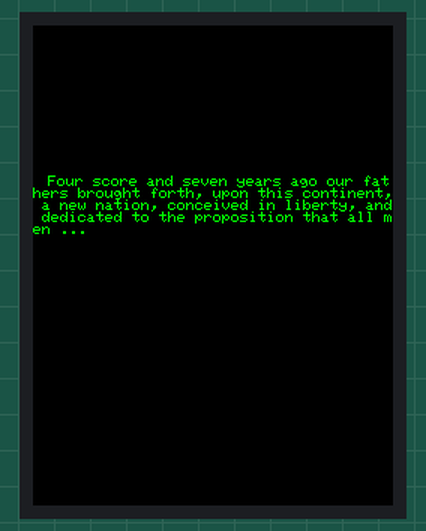
A program run on a simulated ESP32. On the bench: 240×320 colour display. Storage starts empty.

Above: at 0.4 s.

The program:

main.cpp
```cpp
#include <Arduino.h> // file necessary for all Arduino framework code in platformio
// This program was copied from the examples folder of the TFT_eSPI library
// under the sub-folder for 320 x 240 display screen code,

// this project copied from "Keypad_240x320"
// to make ESP32_Graphic_Testbed 10/5/21 Mongo
// #define TFT_CS   5 // instead of 15 in User_Setup.h to avoid conflict
// with using pin 15 to connect to ESP-Prog Board for JTAG hardware debugging
// in the LibrePager Touchscreen Testbed (TS_Testbed) 9-25-21

// this is a marker in branch "start_clean"


// The SPIFFS (FLASH filing system) is used to hold touch screen
// calibration data

#include "FS.h"

#include <SPI.h>
#include <TFT_eSPI.h>      // Hardware-specific library

TFT_eSPI tft = TFT_eSPI(); // Invoke custom library


// This is the file name used to store the calibration data
// You can change this to create new calibration files.
// The SPIFFS file name must start with "/".
#define CALIBRATION_FILE "/TouchCalData2"

// Set REPEAT_CAL to true instead of false to run calibration
#define REPEAT_CAL false

// the following lines were added by Mongo
// they are prototype of functions
void touch_calibrate();

//------------------------------------------------------------------------------------------

void setup() {
  // Use serial port
  Serial.begin(9600);

  // Initialise the TFT screen
  tft.init();

  // Set the rotation before we calibrate
  tft.setRotation(0);

  // Calibrate the touch screen and retrieve the scaling factors
  touch_calibrate();

  // Clear the screen
tft.fillScreen(TFT_BLACK);

//tft.drawPixel(100, 100, TFT_RED);

//tft.drawLine(130,100,70,200,TFT_YELLOW);

//tft.drawFastVLine(150,175,150,TFT_GREEN);

//tft.drawRect(10,10,100,100,TFT_GREENYELLOW);
//tft.fillRect(20,20,50,70,TFT_GOLD);
// tft.drawChar(200,300,'K',TFT_NAVY,6,3); // 5th parameter?? the prototype says "uint16_t bg". 0,1,6 all do same .


//*****************************************************************************
tft.setCursor(10,100);
tft.setTextColor(TFT_GREEN);
tft.setTextSize(1);
tft.setTextWrap(true);
tft.print("Four score and seven years ago our fathers brought forth, upon this continent, a new na");
tft.println( "tion, conceived in liberty, and dedicated to the proposition that all men ...");
/*
delay(10000);

 tft.fillScreen(TFT_BLACK);
tft.setCursor(10,10);
 tft.println("Four score and seven years ago, our fathers came to this land...");

 tft.setCursor(10,50);

 tft.setFreeFont(&FreeSans9pt7b); //tft.setFreeFont(&FreeSansBold12pt7b);

tft.print("Four score and seven years ago our fathers brought forth, upon this continent, a new na");
tft.println( "tion, conceived in liberty, and dedicated to the proposition that all men ...");

//*****************************************************************************
*/
}

//------------------------------------------------------------------------------------------

void loop(void) {

}


void touch_calibrate()
{
  uint16_t calData[5];
  uint8_t calDataOK = 0;

  // check file system exists
  if (!SPIFFS.begin()) {
    Serial.println("Formating file system");
    SPIFFS.format();
    SPIFFS.begin();
  }

  // check if calibration file exists and size is correct
  if (SPIFFS.exists(CALIBRATION_FILE)) {
    if (REPEAT_CAL)
    {
      // Delete if we want to re-calibrate
      SPIFFS.remove(CALIBRATION_FILE);
    }
    else
    {
      File f = SPIFFS.open(CALIBRATION_FILE, "r");
      if (f) {
        if (f.readBytes((char *)calData, 14) == 14)
          calDataOK = 1;
        f.close();
      }
    }
  }

  if (calDataOK && !REPEAT_CAL) {
    // calibration data valid
    tft.setTouch(calData);
  } else {
    // data not valid so recalibrate
    tft.fillScreen(TFT_BLACK);
    tft.setCursor(20, 0);
    tft.setTextFont(2);
    tft.setTextSize(1);
    tft.setTextColor(TFT_WHITE, TFT_BLACK);

    tft.println("Touch corners as indicated");

    tft.setTextFont(1);
    tft.println();

    if (REPEAT_CAL) {
      tft.setTextColor(TFT_RED, TFT_BLACK);
      tft.println("Set REPEAT_CAL to false to stop this running again!");
    }

    tft.calibrateTouch(calData, TFT_MAGENTA, TFT_BLACK, 15);

    tft.setTextColor(TFT_GREEN, TFT_BLACK);
    tft.println("Calibration complete!");

    // store data
    File f = SPIFFS.open(CALIBRATION_FILE, "w");
    if (f) {
      f.write((const unsigned char *)calData, 14);
      f.close();
    }
  }
}
```
